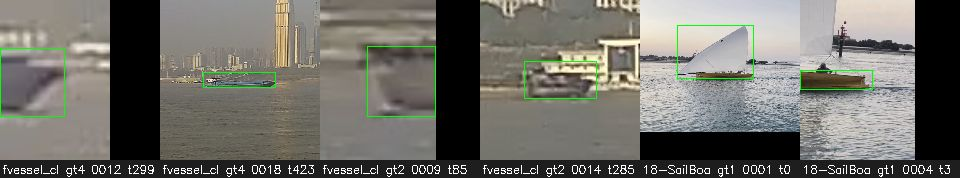
#> input picture edgeml/reports/C_assets/failures_test_duplicates.jpg, 960 x 178 px
$ python -i anomaly.py   (imports and definitions only)
#> lines starting #> are read from the running program, lines starting #| are printed output that depends on the picture
### edgeml/src/edgeml/detectors/tiled.py
"""Small-object helpers that wrap any Detector: SAHI-style tiling and a horizon-band crop.

Both run the base detector on the full frame plus on crops at (near) native resolution, map boxes back,
and merge with class-agnostic NMS. Far contacts on the horizon are a few pixels tall at 1080p, so a 640
full-frame pass (3x downscale) loses them; crops recover them at the cost of extra inferences.
"""
from __future__ import annotations

from collections.abc import Callable

import numpy as np

from ..types import Detection
from .base import nms_xywh


# [28 lines left out: functions _merge, _shift, _run_crops, not called in this run]


class TiledDetector:
    """SAHI-style: fixed square tiles with overlap over the whole frame (+ optional full-frame pass)."""

    # [26 lines left out: functions __init__, crops, detect, not called in this run]

    def info(self):
        return {**self.base.info(), "name": self.name, "tiling": "sahi", "tile": self.tile, "overlap": self.overlap,
                "include_full": self.include_full}


def estimate_horizon_y(image_bgr: np.ndarray) -> float:
    """Cheap horizon estimate: row with the strongest mean vertical gradient of the blurred luminance,
    searched in the central 15–85% of the height. Good enough to place a band; not a line fit."""
    import cv2

    g = cv2.cvtColor(image_bgr, cv2.COLOR_BGR2GRAY)
    g = cv2.resize(g, (g.shape[1] // 4, g.shape[0] // 4), interpolation=cv2.INTER_AREA)
    g = cv2.GaussianBlur(g, (0, 0), 3)
    row = g.astype(np.float32).mean(axis=1)
    grad = np.abs(np.diff(row))
    h = len(grad)
    lo, hi = int(0.15 * h), int(0.85 * h)
    y = lo + int(np.argmax(grad[lo:hi]))
    return float((y + 0.5) * 4)


class HorizonBandDetector:
    """Crop a horizontal band around the horizon and tile it with square crops of the band height."""

    # [38 lines left out: functions __init__, crops, detect, not called in this run]

    def info(self):
        return {**self.base.info(), "name": self.name, "tiling": "horizon_band", "band_frac": self.band_frac,
                "n_tiles": self.n_tiles, "overlap": self.overlap, "include_full": self.include_full}

### edgeml/src/edgeml/detectors/anomaly.py
"""Cheap "anything-on-water" proposer and its fusion with the closed-set detector (task H).

``SeaAnomalyProposer`` finds blobs that deviate from the local horizontal sea statistics below the (temporally smoothed)
horizon: per pixel z = ||(Lab - mean_x(Lab)) / std_x(Lab)|| with running means over a wide horizontal window, so sea
texture, glare gradients and haze (which vary mostly with row / range) are normalised away while compact objects of any
class stick out. Costs ~2-4 ms/frame at 480 px on CPU; no learned weights.

``AnomalyFusionDetector`` appends proposals that no closed-set detection already covers, so the tracker and the
sighting aggregator see unusual contacts the COCO ``boat`` head misses, while vessels keep their YOLO box/score.
"""
from __future__ import annotations

import numpy as np

from ..types import Detection
from .tiled import estimate_horizon_y


class SeaAnomalyProposer:
    def __init__(self, work_width: int = 480, z_thr: float = 3.5, win: int = 61, min_area: int = 6, max_area_frac: float = 0.02,
                 max_props: int = 8, horizon_ema: float = 0.8, horizon_jitter: float = 0.06, score_lo: float = 0.3, score_hi: float = 0.9,
                 bright_achromatic_penalty: float = 0.5, aspect: tuple[float, float] = (0.25, 12.0), name: str = "sea-anomaly"):
        self.work_width, self.z_thr, self.win = work_width, z_thr, win | 1
        self.min_area, self.max_area_frac, self.max_props = min_area, max_area_frac, max_props
        self.horizon_ema, self.horizon_jitter, self.score_lo, self.score_hi = horizon_ema, horizon_jitter, score_lo, score_hi
        self.bright_achromatic_penalty, self.aspect = bright_achromatic_penalty, aspect
        self.name = name
        self.horizon_y: float | None = None
        self.last_z: np.ndarray | None = None

    def horizon(self, image_bgr: np.ndarray) -> float:
        """EMA over frame-to-frame jitter only; a jump beyond ``horizon_jitter`` (another camera/source sharing this
        proposer, a cut) resets instead of blending."""
        y = estimate_horizon_y(image_bgr)
        if self.horizon_y is None or abs(y - self.horizon_y) > self.horizon_jitter * image_bgr.shape[0]:
            self.horizon_y = y
        else:
            self.horizon_y = self.horizon_ema * self.horizon_y + (1 - self.horizon_ema) * y
        return self.horizon_y

    def zmap(self, image_bgr: np.ndarray) -> tuple[np.ndarray, float, int]:
        import cv2

        H, W = image_bgr.shape[:2]
        s = min(1.0, self.work_width / W)
        small = cv2.resize(image_bgr, (int(W * s), int(H * s)), interpolation=cv2.INTER_AREA) if s < 1 else image_bgr
        hz = self.horizon(image_bgr)
        y0 = int(np.clip(hz * s + 2, 0, small.shape[0] - 4))
        lab = cv2.cvtColor(small[y0:], cv2.COLOR_BGR2LAB).astype(np.float32)
        k = (self.win, 1)
        mu = cv2.blur(lab, k)
        var = np.maximum(cv2.blur(lab * lab, k) - mu * mu, 1.0)
        dev = (lab - mu) / np.sqrt(var)
        # second pass: re-estimate the sea statistics from inliers only, so an object that fills a good part of the
        # window does not inflate the local variance and hide itself
        w = (np.sqrt((dev ** 2).sum(axis=2)) < 2.5).astype(np.float32)
        wsum = np.maximum(cv2.blur(w, k), 1e-3)[..., None]
        w = w[..., None]
        mu = cv2.blur(lab * w, k) / wsum
        var = np.maximum(cv2.blur(lab * lab * w, k) / wsum - mu * mu, 1.0)
        dev = (lab - mu) / np.sqrt(var)
        z = np.sqrt((dev ** 2).sum(axis=2))
        # bright, low-chroma deviations are mostly foam / glint
        bright = (dev[..., 0] > 0) & (np.abs(dev[..., 1]) + np.abs(dev[..., 2]) < 0.5 * np.abs(dev[..., 0]))
        z = np.where(bright, z * self.bright_achromatic_penalty, z)
        z = cv2.blur(z, (3, 3))                       # pixel noise averages out, compact objects keep their z
        return z, s, y0

    def detect(self, image_bgr: np.ndarray) -> list[Detection]:
        import cv2

        z, s, y0 = self.zmap(image_bgr)
        self.last_z = z
        mask = (z > self.z_thr).astype(np.uint8)
        mask = cv2.morphologyEx(mask, cv2.MORPH_OPEN, np.ones((2, 2), np.uint8))
        mask = cv2.morphologyEx(mask, cv2.MORPH_CLOSE, np.ones((3, 3), np.uint8))
        n, lab, stats, _ = cv2.connectedComponentsWithStats(mask, connectivity=8)
        H, W = image_bgr.shape[:2]
        max_area = self.max_area_frac * z.size
        out = []
        for i in range(1, n):
            x, y, w, h, area = stats[i]
            if area < self.min_area or area > max_area or w < 2 or h < 2:
                continue
            if not (self.aspect[0] <= w / h <= self.aspect[1]):
                continue
            zi = float(z[lab == i].mean())
            score = round(min(self.score_hi, self.score_lo + (self.score_hi - self.score_lo) * float(np.clip((zi - self.z_thr) / (2.5 * self.z_thr), 0, 1))), 4)
            box = [float(x / s), float((y + y0) / s), float(w / s), float(h / s)]
            out.append(Detection(box=box, score=score, label="anomaly", label_id=None))
        out.sort(key=lambda d: -d.score)
        return out[:self.max_props]

    def info(self) -> dict:
        return {"name": self.name, "work_width": self.work_width, "z_thr": self.z_thr, "win": self.win}


def _iou(a, b) -> float:
    ax2, ay2, bx2, by2 = a[0] + a[2], a[1] + a[3], b[0] + b[2], b[1] + b[3]
    iw, ih = max(0.0, min(ax2, bx2) - max(a[0], b[0])), max(0.0, min(ay2, by2) - max(a[1], b[1]))
    inter = iw * ih
    return inter / (a[2] * a[3] + b[2] * b[3] - inter + 1e-9)


class AnomalyFusionDetector:
    """Closed-set detections first; anomaly proposals only where nothing (score >= ``cover_thr``) already covers them.

    ``cover_thr`` defaults to the sidecar's track-start score (0.25): a weaker YOLO box cannot open a ByteTrack track,
    so it must not hide the proposal either."""

    def __init__(self, base, proposer: SeaAnomalyProposer | None = None, iou_suppress: float = 0.2, cover_thr: float = 0.25,
                 pad: float = 0.15):
        self.base, self.proposer = base, proposer or SeaAnomalyProposer()
        self.iou_suppress, self.cover_thr, self.pad = iou_suppress, cover_thr, pad
        self.name = f"{getattr(base, 'name', 'base')}+{self.proposer.name}"
        self.model_bytes = getattr(base, "model_bytes", 0)
        self.last_timing_ms: dict[str, float] = {}

    def _covered(self, p: Detection, dets: list[Detection]) -> bool:
        px, py = p.box[0] + p.box[2] / 2, p.box[1] + p.box[3] / 2
        for d in dets:
            if d.score < self.cover_thr:
                continue
            if _iou(p.box, d.box) >= self.iou_suppress:
                return True
            x0, y0 = d.box[0] - self.pad * d.box[2], d.box[1] - self.pad * d.box[3]
            if x0 <= px <= x0 + (1 + 2 * self.pad) * d.box[2] and y0 <= py <= y0 + (1 + 2 * self.pad) * d.box[3]:
                return True
        return False

    def detect(self, image_bgr: np.ndarray) -> list[Detection]:
        import time

        dets = self.base.detect(image_bgr)
        t0 = time.perf_counter()
        props = [p for p in self.proposer.detect(image_bgr) if not self._covered(p, dets)]
        self.last_timing_ms = dict(getattr(self.base, "last_timing_ms", {}) or {}, anomaly=(time.perf_counter() - t0) * 1e3)
        return dets + props

    def info(self) -> dict:
        base = self.base.info() if hasattr(self.base, "info") else {"name": getattr(self.base, "name", "base")}
        return {**base, "fusion": self.proposer.info()}

>>> import cv2
>>> picture = cv2.imread('../../../reports/C_assets/failures_test_duplicates.jpg')
#> picture is the input picture: shape (178, 960, 3); mean B, G, R 104.1, 110.8, 111.8
>>> result = SeaAnomalyProposer().detect(picture)
#> in zmap, `small = cv2.resize(image_bgr, (int(W * s), int(H * s)), interpolation=..`:
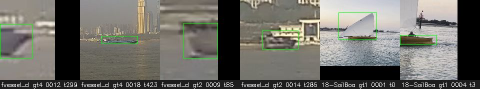
#> small: shape (89, 480, 3); mean B, G, R 104.3, 110.9, 111.9
#> in estimate_horizon_y, `g = cv2.cvtColor(image_bgr, cv2.COLOR_BGR2GRAY)`:
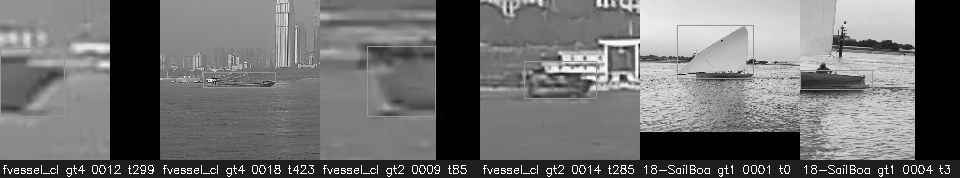
#> g: shape (178, 960); min 0, max 255, mean 110.3
#> in estimate_horizon_y, `g = cv2.resize(g, (g.shape[1] // 4, g.shape[0] // 4), interpolation=cv..`:
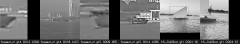
#> g: shape (44, 240); min 0, max 241, mean 110.3
#> in estimate_horizon_y, `g = cv2.GaussianBlur(g, (0, 0), 3)`:
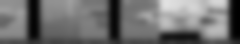
#> g: shape (44, 240); min 0, max 225, mean 110.6
#> in estimate_horizon_y, `row = g.astype(np.float32).mean(axis=1)`: row = 44 values, max 136.3 at index 0, min 67.08 at index 43, mean 110.6
#> in estimate_horizon_y, `grad = np.abs(np.diff(row))`: grad = 43 values, max 4.37 at index 34, min 0.0667 at index 0, mean 1.63
#> in estimate_horizon_y, `h = len(grad)`: h = 43
#> in estimate_horizon_y, `lo, hi = int(0.15 * h), int(0.85 * h)`: lo = 6; hi = 36
#> in estimate_horizon_y, `y = lo + int(np.argmax(grad[lo:hi]))`: y = 34
#> in horizon, `y = estimate_horizon_y(image_bgr)`: y = 138
#> in zmap, `y0 = int(np.clip(hz * s + 2, 0, small.shape[0] - 4))`: y0 = 71
#> in detect, `z, s, y0 = self.zmap(image_bgr)`: s = 0.5; y0 = 71
#> in detect, `n, lab, stats, _ = cv2.connectedComponentsWithStats(mask, connectivity..`: n = 7; stats = [[0, 0, 480, 18, 8601], [34, 16, 4, 2, 7], [114, 16, 4, 2, 7], [194, 16, 4, 2, 7], [274, 16, 4, 2, 7], [360, 16, 3, 2, 5], [440, 16, 3, 2, 6]]
#> the loop in detect, `for i in range(1, n):` made 6 passes
#> (x, w, area, zi, score, box) on passes 1, 2, 3, 4, 6: (34, 4, 7, 7.28, 0.559, [68, 174, 8, 4]), (114, 4, 7, 7.86, 0.599, [228, 174, 8, 4]), (194, 4, 7, 7.33, 0.563, [388, 174, 8, 4]), (274, 4, 7, 7.41, 0.568, [548, 174, 8, 4]), (440, 3, 6, 11.25, 0.831, [880, 174, 6, 4])
#> (x, w, area) on pass 5: (360, 3, 5)
#> after the loop in detect, `for i in range(1, n):`: out = 5 items
#> result = 5 items

$ run again, on edgeml/reports/C_assets/failures_dev_duplicates.jpg
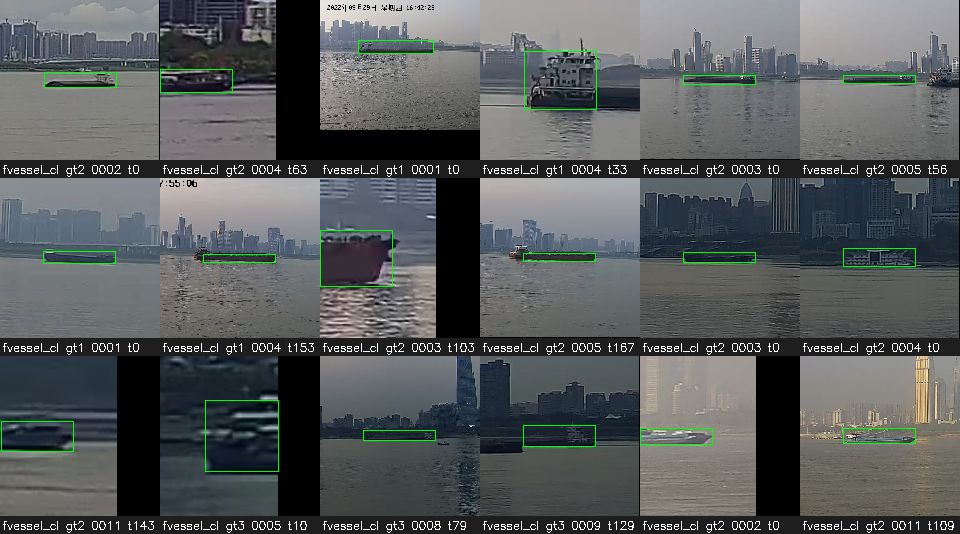
#> input picture edgeml/reports/C_assets/failures_dev_duplicates.jpg, 960 x 534 px
#> picture is the input picture: shape (534, 960, 3); mean B, G, R 92.4, 91.7, 87.7
#> row = 133 values, max 145.6 at index 0, min 64.56 at index 131, mean 90.73
#> grad = 132 values, max 6.1 at index 43, min 0.0208 at index 118, mean 1.89
#> in estimate_horizon_y, `h = len(grad)`: h = 132
#> lo = 19; hi = 112
#> in estimate_horizon_y, `y = lo + int(np.argmax(grad[lo:hi]))`: y = 43
#> in horizon, `y = estimate_horizon_y(image_bgr)`: y = 174
#> in zmap, `y0 = int(np.clip(hz * s + 2, 0, small.shape[0] - 4))`: y0 = 89
#> in zmap, `w = (np.sqrt((dev ** 2).sum(axis=2)) < 2.5).astype(np.float32)`:
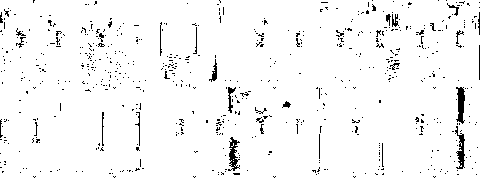
#> w: shape (178, 480) float32; values 0 (black) and 1 (white), 96.3% white; black in thin lines or dots
#> bright: shape (178, 480) bool; 6.4% white in thin lines or dots
#> in detect, `z, s, y0 = self.zmap(image_bgr)`: s = 0.5; y0 = 89
#> in detect, `n, lab, stats, _ = cv2.connectedComponentsWithStats(mask, connectivity..`:
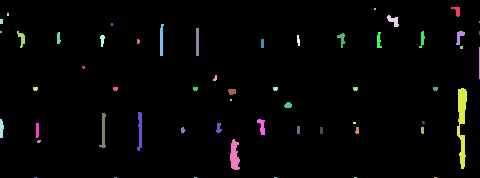
#> lab: shape (178, 480) int32; 57 distinct labels, from 0 to 56; one colour per label, 0 black
#> n = 57; stats = 57 rows, first 6: [0, 0, 480, 178, 83120], [451, 7, 9, 10, 49], [374, 8, 2, 2, 4], [7, 13, 2, 3, 6], [387, 15, 12, 12, 75], [0, 19, 3, 5, 15]
#> the loop in detect, `for i in range(1, n):` made 56 passes
#> (x, y, w, h, area, zi, score, box) on passes 1, 4, 11, 12, 13, 15, 16, 17: (451, 7, 9, 10, 49, 4.87, 0.394, [902, 192, 18, 20]), (387, 15, 12, 12, 75, 3.81, 0.321, [774, 208, 24, 24]), (17, 31, 8, 17, 67, 4.67, 0.38, [34, 240, 16, 34]), (419, 31, 6, 17, 51, 5.63, 0.446, [838, 240, 12, 34]), (456, 31, 9, 14, 64, 5.9, 0.464, [912, 240, 18, 28]), (57, 32, 4, 12, 37, 4.56, 0.372, [114, 242, 8, 24]), (337, 33, 8, 15, 59, 4.4, 0.362, [674, 244, 16, 30]), (377, 32, 5, 16, 53, 4.16, 0.345, [754, 242, 10, 32])
#> after the loop in detect, `for i in range(1, n):`: out = 37 items
#> result = 8 items

$ run again, on edgeml/reports/C_assets/failures_dev_false_or_merged.jpg
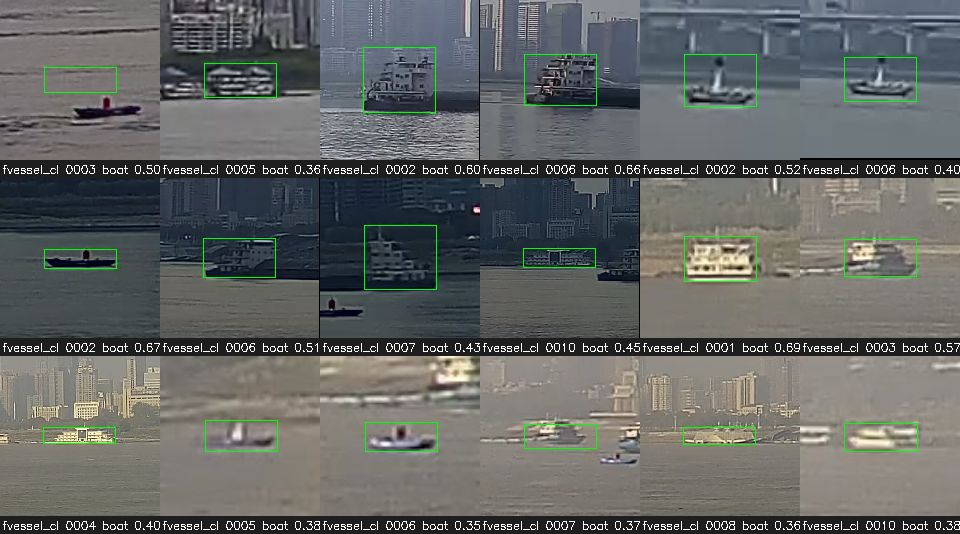
#> input picture edgeml/reports/C_assets/failures_dev_false_or_merged.jpg, 960 x 534 px
#> picture is the input picture: shape (534, 960, 3); mean B, G, R 100.8, 102.7, 100.1
#> row = 133 values, max 136.5 at index 96, min 72.26 at index 45, mean 101.9
#> grad = 132 values, max 9.06 at index 88, min 0.0125 at index 104, mean 1.81
#> in estimate_horizon_y, `h = len(grad)`: h = 132
#> lo = 19; hi = 112
#> in estimate_horizon_y, `y = lo + int(np.argmax(grad[lo:hi]))`: y = 88
#> in horizon, `y = estimate_horizon_y(image_bgr)`: y = 354
#> in zmap, `y0 = int(np.clip(hz * s + 2, 0, small.shape[0] - 4))`: y0 = 179
#> in zmap, `w = (np.sqrt((dev ** 2).sum(axis=2)) < 2.5).astype(np.float32)`:
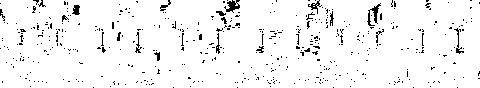
#> w: shape (88, 480) float32; values 0 (black) and 1 (white), 95.4% white; black in thin lines or dots
#> bright: shape (88, 480) bool; 9.6% white in thin lines or dots
#> in detect, `z, s, y0 = self.zmap(image_bgr)`: s = 0.5; y0 = 179
#> in detect, `n, lab, stats, _ = cv2.connectedComponentsWithStats(mask, connectivity..`:
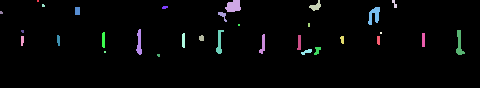
#> lab: shape (88, 480) int32; 32 distinct labels, from 0 to 31; one colour per label, 0 black
#> n = 32; stats = 32 rows, first 6: [0, 0, 480, 88, 40994], [37, 0, 2, 2, 4], [225, 0, 16, 12, 146], [309, 0, 12, 11, 65], [392, 0, 5, 8, 22], [42, 4, 3, 3, 8]
#> the loop in detect, `for i in range(1, n):` made 31 passes
#> (x, y, w, h, area, zi, score, box) on passes 2, 3, 4, 6, 8, 10, 15, 16: (225, 0, 16, 12, 146, 4.46, 0.366, [450, 358, 32, 24]), (309, 0, 12, 11, 65, 3.95, 0.331, [618, 358, 24, 22]), (392, 0, 5, 8, 22, 3.57, 0.305, [784, 358, 10, 16]), (75, 7, 5, 8, 40, 3.69, 0.313, [150, 372, 10, 16]), (368, 7, 12, 18, 124, 4.28, 0.354, [736, 372, 24, 36]), (218, 12, 9, 10, 39, 3.82, 0.322, [436, 382, 18, 20]), (216, 30, 8, 24, 92, 5.38, 0.429, [432, 418, 16, 48]), (456, 30, 9, 25, 106, 5.97, 0.469, [912, 418, 18, 50])
#> after the loop in detect, `for i in range(1, n):`: out = 23 items
#> result = 8 items

$ run again, on edgeml/reports/C_assets/failures_dev_missed.jpg
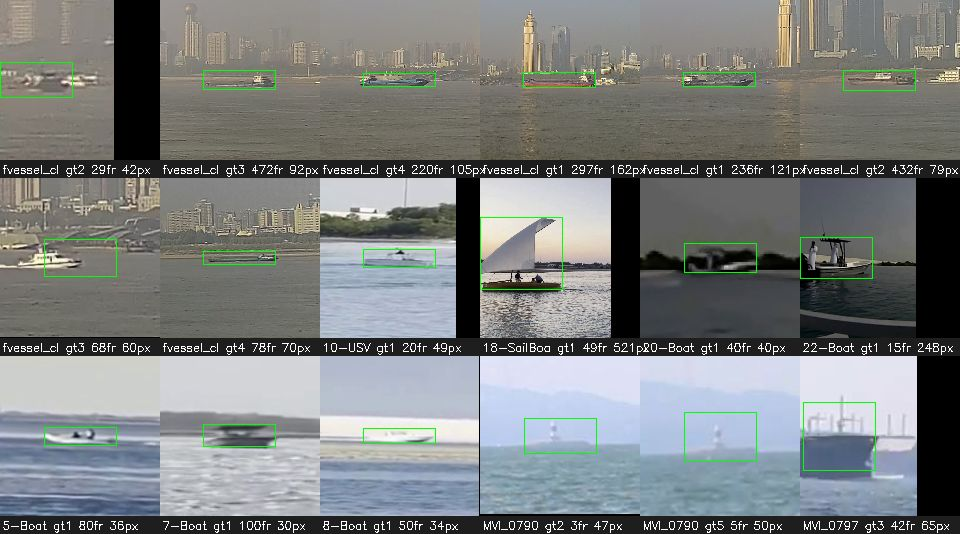
#> input picture edgeml/reports/C_assets/failures_dev_missed.jpg, 960 x 534 px
#> picture is the input picture: shape (534, 960, 3); mean B, G, R 126.5, 126.8, 123.1
#> row = 133 values, max 200.1 at index 96, min 74.01 at index 132, mean 125.8
#> grad = 132 values, max 17.35 at index 88, min 0.0458 at index 75, mean 2.93
#> in estimate_horizon_y, `h = len(grad)`: h = 132
#> lo = 19; hi = 112
#> in estimate_horizon_y, `y = lo + int(np.argmax(grad[lo:hi]))`: y = 88
#> in horizon, `y = estimate_horizon_y(image_bgr)`: y = 354
#> in zmap, `y0 = int(np.clip(hz * s + 2, 0, small.shape[0] - 4))`: y0 = 179
#> in zmap, `w = (np.sqrt((dev ** 2).sum(axis=2)) < 2.5).astype(np.float32)`:
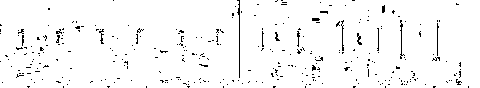
#> w: shape (88, 480) float32; values 0 (black) and 1 (white), 96.8% white; black in thin lines or dots
#> bright: shape (88, 480) bool; 5.6% white in thin lines or dots
#> in detect, `z, s, y0 = self.zmap(image_bgr)`: s = 0.5; y0 = 179
#> in detect, `n, lab, stats, _ = cv2.connectedComponentsWithStats(mask, connectivity..`:
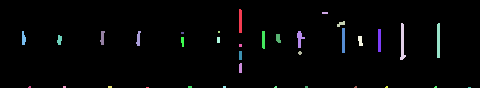
#> lab: shape (88, 480) int32; 36 distinct labels, from 0 to 35; one colour per label, 0 black
#> n = 36; stats = 36 rows, first 6: [0, 0, 480, 88, 41201], [239, 9, 3, 24, 71], [322, 12, 6, 2, 12], [337, 21, 8, 6, 28], [400, 23, 6, 37, 117], [437, 23, 3, 35, 104]
#> the loop in detect, `for i in range(1, n):` made 35 passes
#> (x, y, w, h, area, zi, score, box) on passes 3, 8, 9, 10, 13, 15, 16, 17: (337, 21, 8, 6, 28, 3.63, 0.309, [674, 400, 16, 12]), (22, 31, 4, 14, 43, 5.21, 0.417, [44, 420, 8, 28]), (100, 31, 5, 14, 46, 6.65, 0.516, [200, 420, 10, 28]), (136, 31, 5, 15, 46, 6.87, 0.531, [272, 420, 10, 30]), (297, 31, 8, 17, 68, 9.04, 0.68, [594, 420, 16, 34]), (57, 35, 5, 10, 37, 6.13, 0.481, [114, 428, 10, 20]), (276, 34, 5, 9, 36, 4.83, 0.391, [552, 426, 10, 18]), (181, 37, 3, 10, 26, 5.63, 0.446, [362, 432, 6, 20])
#> after the loop in detect, `for i in range(1, n):`: out = 21 items
#> result = 8 items
